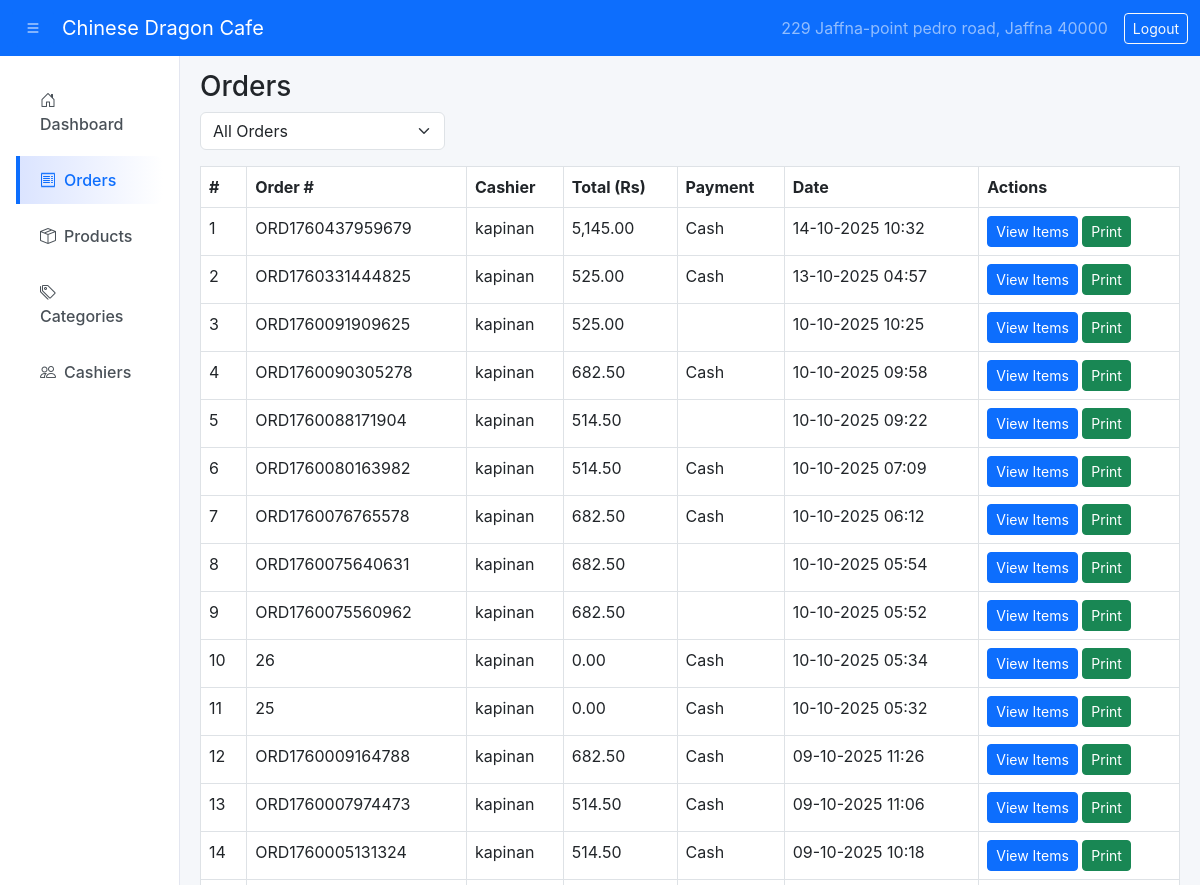
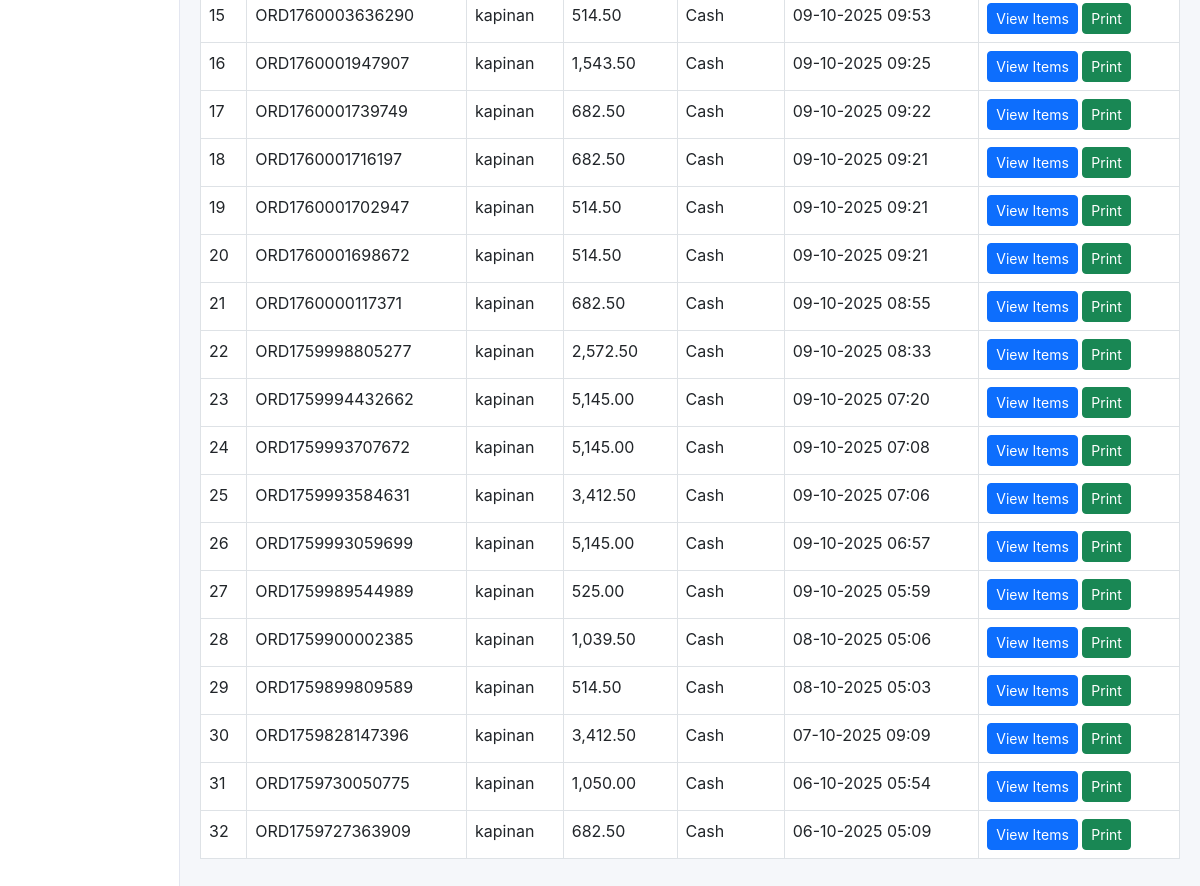
/orders.php (signed in), run on the app's committed database (2 pictures, top to bottom).
### tables this page shows
CREATE TABLE `restaurants` (
  `id` int(11) NOT NULL,
  `restaurant_code` varchar(20) DEFAULT NULL,
  `request_id` int(11) DEFAULT NULL,
  `restaurant_name` varchar(150) NOT NULL,
  `address` text NOT NULL,
  `phone` varchar(20) NOT NULL,
  `logo` varchar(255) DEFAULT NULL,
  `password` varchar(255) NOT NULL,
  `status` enum('Active','Inactive') DEFAULT 'Active',
  `created_at` timestamp NOT NULL DEFAULT current_timestamp(),
  `expiry_alert_days` int(11) DEFAULT 7,
  `low_stock_alert` int(11) DEFAULT 10
);

CREATE TABLE `orders` (
  `id` int(11) NOT NULL,
  `restaurant_id` int(11) NOT NULL,
  `cashier_id` int(11) NOT NULL,
  `order_number` varchar(50) DEFAULT NULL,
  `customer_phone` varchar(20) DEFAULT NULL,
  `total` decimal(10,2) NOT NULL,
  `payment_method` enum('Cash','Card','UPI') DEFAULT 'Cash',
  `paid_amount` decimal(10,2) NOT NULL DEFAULT 0.00,
  `created_at` timestamp NOT NULL DEFAULT current_timestamp()
);

CREATE TABLE `cashiers` (
  `id` int(11) NOT NULL,
  `restaurant_id` int(11) NOT NULL,
  `name` varchar(100) NOT NULL,
  `phone` varchar(20) NOT NULL,
  `password` varchar(255) NOT NULL,
  `ic_no` varchar(50) NOT NULL,
  `address` varchar(255) NOT NULL,
  `id_image` varchar(255) DEFAULT NULL,
  `created_at` timestamp NOT NULL DEFAULT current_timestamp()
);

### orders.php (the view, shortened to what this page needs)
<?php
include "config.php";
$restaurant_id = $_SESSION['restaurant_id'] ?? 0;
$stmt = $conn->prepare("SELECT restaurant_name, address FROM restaurants WHERE id=?");
$stmt->bind_param("i", $restaurant_id);
$stmt->execute();
$restaurant = $stmt->get_result()->fetch_assoc();
$restaurantName = $restaurant['restaurant_name'] ?? "My Restaurant";
$restaurantAddress = $restaurant['address'] ?? "";
$where = "o.restaurant_id = $restaurant_id";
$orders = $conn->query("
    SELECT o.*, c.name AS cashier_name
    FROM orders o
    LEFT JOIN cashiers c ON o.cashier_id = c.id
    WHERE $where
    ORDER BY o.created_at DESC
");
?>
<!DOCTYPE html>
<html lang="en">
<head>
<link href="https://cdn.jsdelivr.net/npm/bootstrap@5.3.0/dist/css/bootstrap.min.css" rel="stylesheet">
<link href="https://cdn.jsdelivr.net/npm/bootstrap-icons@1.10.5/font/bootstrap-icons.css" rel="stylesheet">
</head>
<body>
<nav class="navbar navbar-expand-lg navbar-dark bg-primary">
  <div class="container-fluid">
    <button class="btn btn-primary me-2" id="sidebarToggle"><i class="bi bi-list"></i></button>
    <a class="navbar-brand"><?=htmlspecialchars($restaurantName)?></a>
    <div class="ms-auto d-flex align-items-center">
      <span class="navbar-text me-3"><?=htmlspecialchars($restaurantAddress)?></span>
      <a href="logout_restaurant.php" class="btn btn-outline-light btn-sm">Logout</a>
    </div>
  </div>
</nav>
<div class="sidebar" id="sidebar">
    <ul class="nav flex-column">
        <li class="nav-item"><a href="restaurant_dashboard.php"><i class="bi bi-house-door me-2"></i>Dashboard</a></li>
        <li class="nav-item"><a href="orders.php" class="active"><i class="bi bi-receipt me-2"></i>Orders</a></li>
        <li class="nav-item"><a href="products.php"><i class="bi bi-box-seam me-2"></i>Products</a></li>
        <li class="nav-item"><a href="categories.php"><i class="bi bi-tags me-2"></i>Categories</a></li>
        <li class="nav-item"><a href="cashiers.php"><i class="bi bi-people me-2"></i>Cashiers</a></li>
    </ul>
</div>
<div class="main-content" id="mainContent">
    <h3>Orders</h3>
    <form method="get" class="mb-3 w-25">
        <select name="filter" class="form-select" onchange="this.form.submit()">
            <option value="">All Orders</option>
        </select>
    </form>
    <table class="table table-bordered">
        <thead>
            <tr>
                <th>#</th>
                <th>Order #</th>
                <th>Cashier</th>
                <th>Total (Rs)</th>
                <th>Payment</th>
                <th>Date</th>
                <th>Actions</th>
            </tr>
        </thead>
        <tbody>
        <?php
        if($orders && $orders->num_rows > 0):
            $i=1;
            while($o = $orders->fetch_assoc()):
        ?>
        <tr class="order-row">
            <td><?=$i++?></td>
            <td><?=htmlspecialchars($o['order_number'] ?? $o['id'])?></td>
            <td><?=htmlspecialchars($o['cashier_name'] ?? 'N/A')?></td>
            <td><?=number_format($o['total'],2)?></td>
            <td><?=htmlspecialchars($o['payment_method'])?></td>
            <td><?=date("d-m-Y H:i", strtotime($o['created_at']))?></td>
            <td>
                <button class="btn btn-sm btn-primary" onclick="viewOrderItems(<?=$o['id']?>)">View Items</button>
                <button class="btn btn-sm btn-success" onclick="printOrder(<?=$o['id']?>)">Print</button>
            </td>
        </tr>
        <?php endwhile; else: ?>
        <tr><td colspan="7" class="text-center">No orders found.</td></tr>
        <?php endif; ?>
        </tbody>
    </table>
</div>
</body>
</html>

### orders.php (style rules this page uses)
body { overflow-x: hidden; background:#f5f7fa; font-family:'Inter',sans-serif; }
.sidebar { width: 180px; position: fixed; top: 56px; left: 0; height: 100%; background: #ffffff; border-right: 1px solid #e3e6f0; padding: 1rem; overflow-y: auto; transition: all 0.3s; }
.sidebar ul.nav li a { color:#495057; text-decoration:none; display:block; padding:12px 20px; border-left:4px solid transparent; border-radius:0 8px 8px 0; margin:4px 0; font-weight:500; transition: all 0.2s; }
.sidebar ul.nav li a:hover, .sidebar ul.nav li a.active { background: linear-gradient(90deg,#dbe4ff,#ffffff); border-left:4px solid #0d6efd; color:#0d6efd; }
.main-content { margin-left: 180px; padding: 20px; padding-top: 70px; transition: margin-left 0.3s; }
.navbar { position: fixed; top: 0; width: 100%; z-index: 1000; }

### data on the page
restaurants: restaurant_name "Chinese Dragon Cafe", address "229 Jaffna-point pedro road, Jaffna 40000"
orders: order_number "ORD1760437959679", cashier.name "kapinan", total "5,145.00", payment_method "Cash", created_at "14-10-2025 10:32"
orders: order_number "ORD1760331444825", cashier.name "kapinan", total "525.00", payment_method "Cash", created_at "13-10-2025 04:57"
orders: order_number "ORD1760091909625", cashier.name "kapinan", total "525.00", created_at "10-10-2025 10:25"
orders: order_number "ORD1760090305278", cashier.name "kapinan", total "682.50", payment_method "Cash", created_at "10-10-2025 09:58"
orders: order_number "ORD1760088171904", cashier.name "kapinan", total "514.50", created_at "10-10-2025 09:22"
orders: order_number "ORD1760080163982", cashier.name "kapinan", total "514.50", payment_method "Cash", created_at "10-10-2025 07:09"
orders: order_number "ORD1760076765578", cashier.name "kapinan", total "682.50", payment_method "Cash", created_at "10-10-2025 06:12"
orders: order_number "ORD1760075640631", cashier.name "kapinan", total "682.50", created_at "10-10-2025 05:54"
orders: order_number "ORD1760075560962", cashier.name "kapinan", total "682.50", created_at "10-10-2025 05:52"
orders: id "26", cashier.name "kapinan", total "0.00", payment_method "Cash", created_at "10-10-2025 05:34"
orders: id "25", cashier.name "kapinan", total "0.00", payment_method "Cash", created_at "10-10-2025 05:32"
orders: order_number "ORD1760009164788", cashier.name "kapinan", total "682.50", payment_method "Cash", created_at "09-10-2025 11:26"
orders: order_number "ORD1760007974473", cashier.name "kapinan", total "514.50", payment_method "Cash", created_at "09-10-2025 11:06"
orders: order_number "ORD1760005131324", cashier.name "kapinan", total "514.50", payment_method "Cash", created_at "09-10-2025 10:18"
orders: order_number "ORD1760003636290", cashier.name "kapinan", total "514.50", payment_method "Cash", created_at "09-10-2025 09:53"
orders: order_number "ORD1760001947907", cashier.name "kapinan", total "1,543.50", payment_method "Cash", created_at "09-10-2025 09:25"
orders: order_number "ORD1760001739749", cashier.name "kapinan", total "682.50", payment_method "Cash", created_at "09-10-2025 09:22"
orders: order_number "ORD1760001716197", cashier.name "kapinan", total "682.50", payment_method "Cash", created_at "09-10-2025 09:21"
orders: order_number "ORD1760001702947", cashier.name "kapinan", total "514.50", payment_method "Cash", created_at "09-10-2025 09:21"
orders: order_number "ORD1760001698672", cashier.name "kapinan", total "514.50", payment_method "Cash", created_at "09-10-2025 09:21"
orders: order_number "ORD1760000117371", cashier.name "kapinan", total "682.50", payment_method "Cash", created_at "09-10-2025 08:55"
orders: order_number "ORD1759998805277", cashier.name "kapinan", total "2,572.50", payment_method "Cash", created_at "09-10-2025 08:33"
orders: order_number "ORD1759994432662", cashier.name "kapinan", total "5,145.00", payment_method "Cash", created_at "09-10-2025 07:20"
orders: order_number "ORD1759993707672", cashier.name "kapinan", total "5,145.00", payment_method "Cash", created_at "09-10-2025 07:08"
orders: order_number "ORD1759993584631", cashier.name "kapinan", total "3,412.50", payment_method "Cash", created_at "09-10-2025 07:06"
orders: order_number "ORD1759993059699", cashier.name "kapinan", total "5,145.00", payment_method "Cash", created_at "09-10-2025 06:57"
orders: order_number "ORD1759989544989", cashier.name "kapinan", total "525.00", payment_method "Cash", created_at "09-10-2025 05:59"
orders: order_number "ORD1759900002385", cashier.name "kapinan", total "1,039.50", payment_method "Cash", created_at "08-10-2025 05:06"
orders: order_number "ORD1759899809589", cashier.name "kapinan", total "514.50", payment_method "Cash", created_at "08-10-2025 05:03"
orders: order_number "ORD1759828147396", cashier.name "kapinan", total "3,412.50", payment_method "Cash", created_at "07-10-2025 09:09"
orders: order_number "ORD1759730050775", cashier.name "kapinan", total "1,050.00", payment_method "Cash", created_at "06-10-2025 05:54"
orders: order_number "ORD1759727363909", cashier.name "kapinan", total "682.50", payment_method "Cash", created_at "06-10-2025 05:09"
